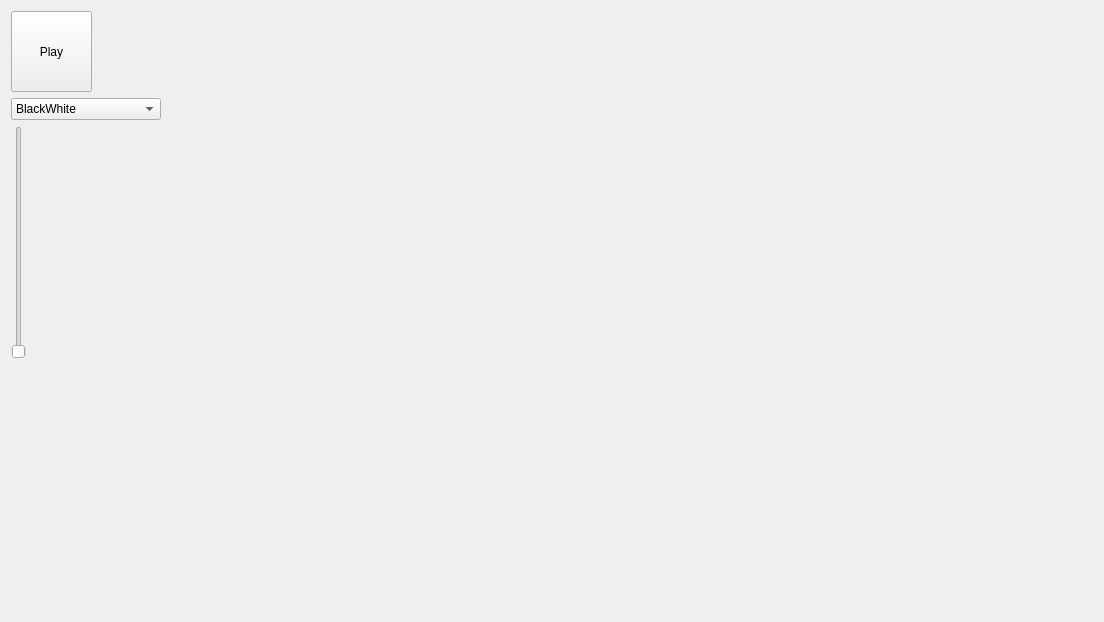
<?xml version="1.0" encoding="UTF-8"?>
<ui version="4.0">
 <class>Widget</class>
 <widget class="QWidget" name="Widget">
  <property name="geometry">
   <rect>
    <x>0</x>
    <y>0</y>
    <width>1104</width>
    <height>622</height>
   </rect>
  </property>
  <property name="windowTitle">
   <string>Widget</string>
  </property>
  <layout class="QVBoxLayout" name="verticalLayout_2">
   <item>
    <layout class="QHBoxLayout" name="horizontalLayout">
     <item>
      <layout class="QVBoxLayout" name="verticalLayout">
       <item>
        <widget class="QPushButton" name="play_pushButton">
         <property name="minimumSize">
          <size>
           <width>81</width>
           <height>81</height>
          </size>
         </property>
         <property name="maximumSize">
          <size>
           <width>81</width>
           <height>81</height>
          </size>
         </property>
         <property name="baseSize">
          <size>
           <width>0</width>
           <height>0</height>
          </size>
         </property>
         <property name="text">
          <string>Play</string>
         </property>
        </widget>
       </item>
       <item>
        <widget class="QComboBox" name="comboBox">
         <property name="currentText">
          <string/>
         </property>
         <item>
               <property name="text">
                <string>BlackWhite</string>
               </property>
              </item>
              <item>
               <property name="text">
                <string>Color</string>
               </property>
              </item>
        </widget>
       </item>
       <item>
        <widget class="QSlider" name="frameRateSlider">
         <property name="minimum">
          <number>0</number>
         </property>
         <property name="orientation">
          <enum>Qt::Vertical</enum>
         </property>
        </widget>
       </item>
       <item>
        <spacer name="verticalSpacer">
         <property name="orientation">
          <enum>Qt::Vertical</enum>
         </property>
         <property name="sizeHint" stdset="0">
          <size>
           <width>20</width>
           <height>40</height>
          </size>
         </property>
        </spacer>
       </item>
       <item>
        <widget class="QLabel" name="frameRate_label">
         <property name="maximumSize">
          <size>
           <width>150</width>
           <height>150</height>
          </size>
         </property>
         <property name="text">
          <string/>
         </property>
        </widget>
       </item>
      </layout>
     </item>
     <item>
      <widget class="QWidget" name="videoWidgetHolder" native="true"/>
     </item>
    </layout>
   </item>
  </layout>
 </widget>
 <layoutdefault spacing="6" margin="11"/>
 <resources/>
 <connections/>
</ui>
